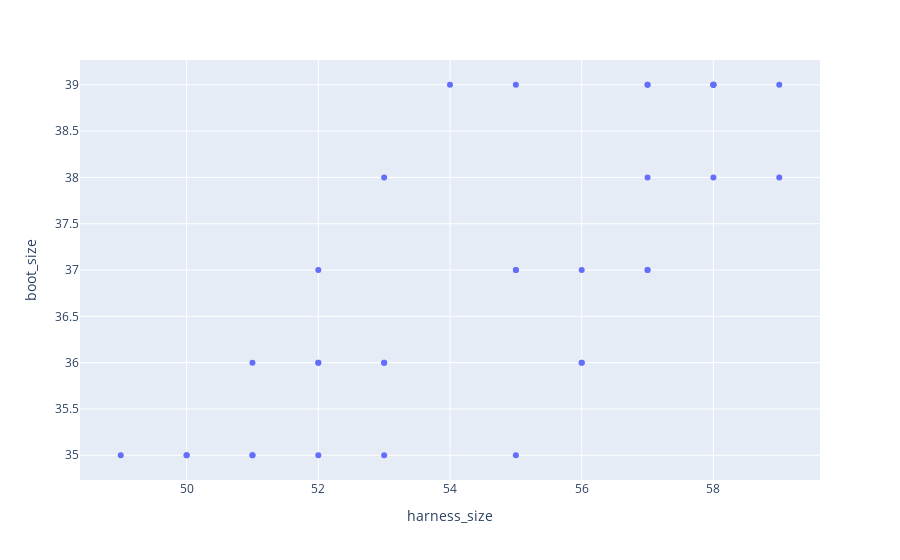

Notebook code for this chart:
### Markdown cell above
## Graph Data

Graphing data is often the easiest way to understand it. 

In these exercises, we usually make our graphs using code in a custom file we've created, called `graphing.py`, which you can look at on our github page.

Here, we'll practice making a graph without this custom code, however.

Lets make a simple graph of harness size versus boot size for our avalanche dogs with smaller feet.

### Code cell
# Load and prepare plotly to create our graphs
import plotly.express
import graphing # this is a custom file you can find in our code on github

# Show a graph of harness size by boot size:
plotly.express.scatter(data_smaller_paws, x="harness_size", y="boot_size")

### Figure 1 — Plotly figure (JSON) as saved in the notebook; plotly's stock layout.template omitted (floating-point values rounded to 4 significant figures)
{"data": [{"hovertemplate": "harness_size=%{x}<br>boot_size=%{y}<extra></extra>", "legendgroup": "", "marker": {"color": "#636efa", "symbol": "circle"}, "mode": "markers", "name": "", "orientation": "v", "showlegend": false, "type": "scatter", "x": [58, 58, 52, 58, 57, 52, 55, 53, 49, 56, 53, 58, 56, 51, 50, 59, 55, 50, 52, 53, 54, 56, 55, 57, 53, 57, 57, 55, 51, 52, 58, 57, 51, 59], "xaxis": "x", "y": [39, 38, 37, 39, 38, 35, 37, 36, 35, 36, 38, 39, 36, 36, 35, 38, 37, 35, 36, 35, 39, 37, 35, 39, 36, 37, 37, 39, 35, 36, 39, 39, 35, 39], "yaxis": "y"}], "layout": {"legend": {"tracegroupgap": 0}, "margin": {"t": 60}, "xaxis": {"anchor": "y", "domain": [0, 1], "title": {"text": "harness_size"}}, "yaxis": {"anchor": "x", "domain": [0, 1], "title": {"text": "boot_size"}}}}
